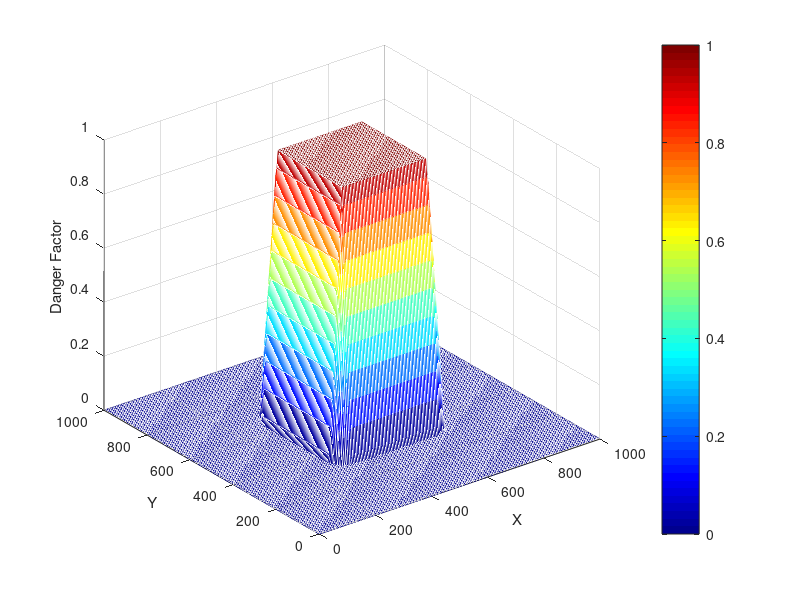

Source code (MATLAB):
clear;clc;close all;
% 定義網格範圍
x = linspace(0, 1000, 200); % X 軸範圍
y = linspace(0, 1000, 200); % Y 軸範圍
[X, Y] = meshgrid(x, y);

% 定義矩形範圍
rect_x_min = 350;  % 矩形X的最小值
rect_x_max = 650;  % 矩形X的最大值
rect_y_min = 350;  % 矩形Y的最小值
rect_y_max = 650;  % 矩形Y的最大值

% 初始化危險因子矩陣
danger_factor = zeros(size(X));

% 矩形內的危險因子設為1
inside_rect = (X >= rect_x_min & X <= rect_x_max & Y >= rect_y_min & Y <= rect_y_max);
danger_factor(inside_rect) = 1;

% 定義矩形外的危險因子隨距離遞減
for i = 1:length(x)
    for j = 1:length(y)
        if ~inside_rect(i,j)
            % 計算到最近矩形邊界的距離
            dx = max([rect_x_min - X(i,j), 0, X(i,j) - rect_x_max]);
            dy = max([rect_y_min - Y(i,j), 0, Y(i,j) - rect_y_max]);
            dist_to_rect = sqrt(dx^2 + dy^2);
            
            % 危險因子根據距離遞減
            danger_factor(i,j) = max(1 - dist_to_rect/50, 0); % 50 為調整危險因子衰減的參數
        end
    end
end

% 繪製立體圖
figure;
mesh(X, Y, danger_factor);
xlabel('X');
ylabel('Y');
zlabel('Danger Factor');
% title('危險因子三維即視圖');
colorbar;  % 顯示顏色條
colormap(jet);
caxis([0 1]);
view(3);   % 設置三維視角